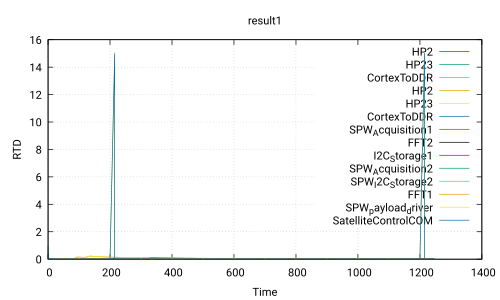

gnuplot code for this plot:
 set title 'result1'
 set ylabel 'RTD'
 set xlabel 'Time'
 set grid
 set term pdf
 set output 'Use_case_DoubleCamera_noSafety.ATIPPIC0.executable320.0_40.0.pdf'
 plot 'Use_case_DoubleCamera_noSafety.ATIPPIC0.executable320.0_40.0.csv' using 1:2 with lines title 'HP2','Use_case_DoubleCamera_noSafety.ATIPPIC0.executable320.0_40.0.csv' using 1:3 with lines title 'HP23','Use_case_DoubleCamera_noSafety.ATIPPIC0.executable320.0_40.0.csv' using 1:4 with lines title 'CortexToDDR','Use_case_DoubleCamera_noSafety.ATIPPIC0.executable320.0_40.0.csv' using 1:5 with lines title 'HP2','Use_case_DoubleCamera_noSafety.ATIPPIC0.executable320.0_40.0.csv' using 1:6 with lines title 'HP23','Use_case_DoubleCamera_noSafety.ATIPPIC0.executable320.0_40.0.csv' using 1:7 with lines title 'CortexToDDR','Use_case_DoubleCamera_noSafety.ATIPPIC0.executable320.0_40.0.csv' using 1:8 with lines title 'SPW_Acquisition1','Use_case_DoubleCamera_noSafety.ATIPPIC0.executable320.0_40.0.csv' using 1:9 with lines title 'FFT2','Use_case_DoubleCamera_noSafety.ATIPPIC0.executable320.0_40.0.csv' using 1:10 with lines title 'I2C_Storage1','Use_case_DoubleCamera_noSafety.ATIPPIC0.executable320.0_40.0.csv' using 1:11 with lines title 'SPW_Acquisition2','Use_case_DoubleCamera_noSafety.ATIPPIC0.executable320.0_40.0.csv' using 1:12 with lines title 'SPW_I2C_Storage2','Use_case_DoubleCamera_noSafety.ATIPPIC0.executable320.0_40.0.csv' using 1:13 with lines title 'FFT1','Use_case_DoubleCamera_noSafety.ATIPPIC0.executable320.0_40.0.csv' using 1:14 with lines title 'SPW_payload_driver','Use_case_DoubleCamera_noSafety.ATIPPIC0.executable320.0_40.0.csv' using 1:15 with lines title 'SatelliteControlCOM'
